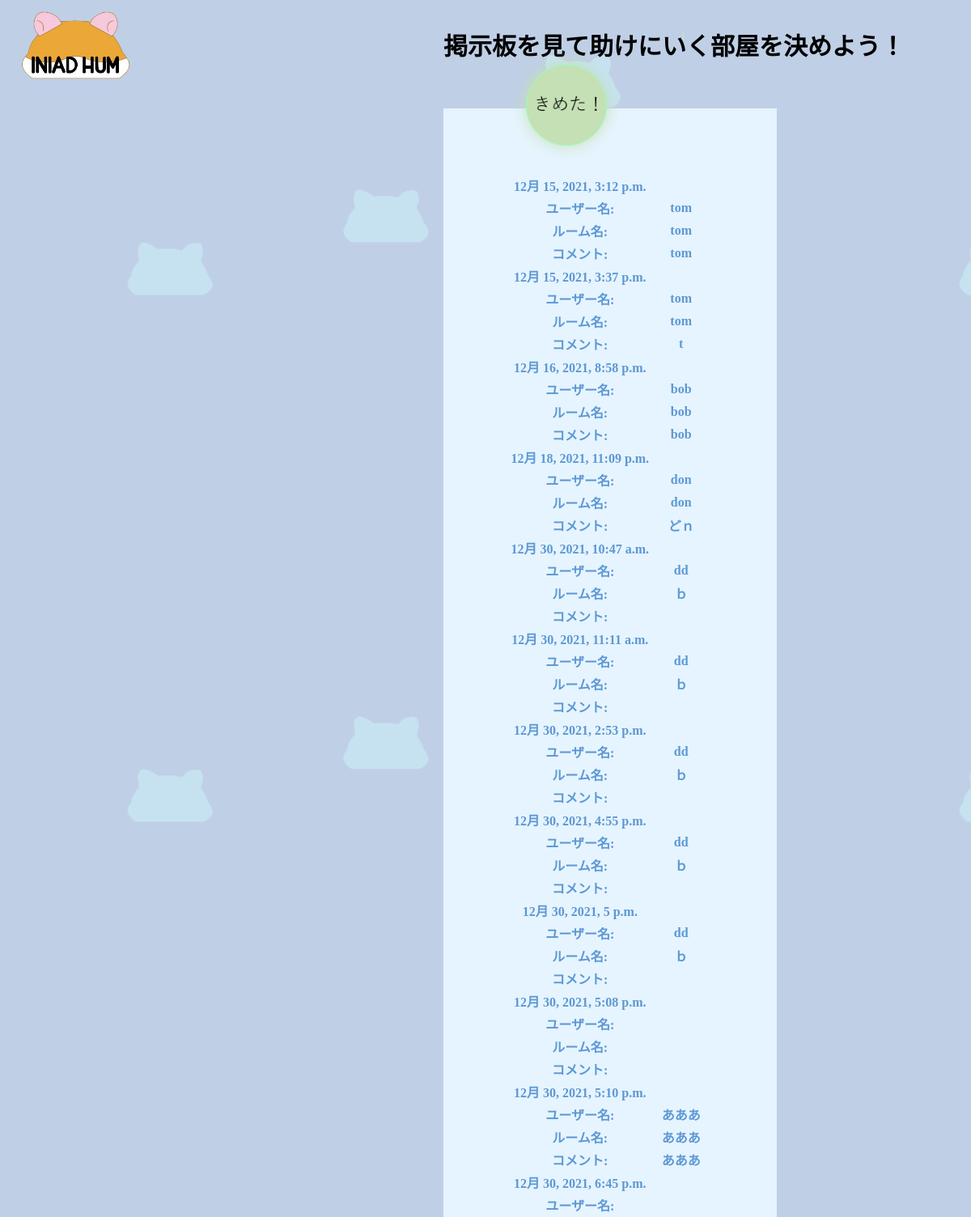
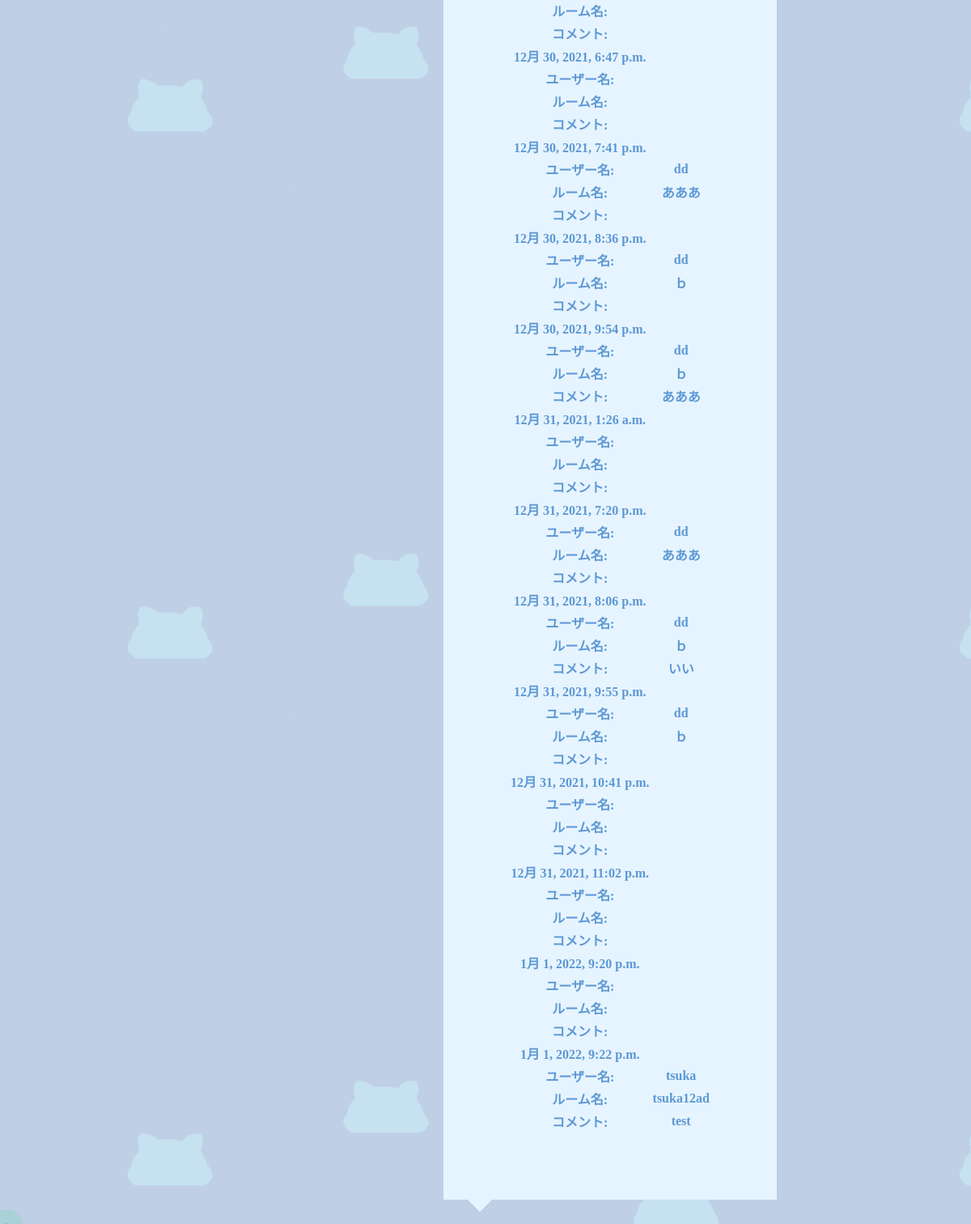
Screenshot of /game/home/match/ with the database file from the repository (2 pictures, top to bottom).
### game/models.py (models this page shows)
class Log(models.Model):
    username = models.CharField(max_length=256)
    roomname = models.CharField(max_length=256)
    comment = models.TextField(default='')
    time = models.DateTimeField(default=timezone.now)

### game/views.py (the view)
# urls.py: path('home/match/', views.match, name='match'),
def match(request):
    logs = Log.objects.all()
    data = {'logs' : logs}
    return render(request, 'game/match.html', data)

### templates/game/match.html (shortened to what this page needs)
{% load static %}
<!DOCTYPE html>
<html>
<head>
    <link type="text/css" rel="stylesheet" href="{% static 'css/style.css' %}">
    <link type="text/css" rel="stylesheet" href="{% static 'css/home.css' %}">
    <link type="text/css" rel="stylesheet" href="{% static 'css/match.css' %}">
</head>
<body>
    <div id = "title">
        <a href="{% url 'choice' %}"><image src="{% static 'images/game.png' %}" alt="ゲームロゴ" /></a>
        <span class="title">掲示板を見て助けにいく部屋を決めよう！</span>
    </div>
    <table class="box_show">
        {% for log in logs %}
        <tr>
            <td>{{ log.time }}</td>
        </tr>
        <tr>
            <td>ユーザー名:</td><td>{{ log.username }}</td>
        </tr>
        <tr>
            <td>ルーム名:</td><td>{{ log.roomname }}</td>
        </tr>
        <tr>
            <td>コメント:</td><td>{{log.comment }}</td>
        </tr>
        {% endfor %}
    </table>
    <a class="btn_help_" href="{% url 'chat' %}" target="_blank" rel="noopener" >
        <image src="{% static 'images/button_.png' %}" />
    </a>
</body>
</html>

### static/css/style.css (style rules this page uses)
body { height: 100vh; justify-content: center; align-items: center; cursor: none; background-color: rgb(191, 207, 230); background-image: url(../images/back_photo.png); animation: bgiLoop 5s linear infinite; }
@media (min-width: 1000px) { #title { display: flex; align-items: center; } }
@media (min-width: 1000px) { span.title { margin-left:370px; font-weight: bold; font-size:30px; } }
@media (min-width: 1000px) { div#title img { display: block; width: 170px; height: auto; border-radius:50px; } }

### static/css/match.css (style rules this page uses)
@media (min-width: 1000px) { .btn_help_ { position: fixed; display: flex; left: 650px; top: 80px; align-items: center; justify-content: center; width: 100px; height: 100px; border-radius: 50%; background-color: #C5E0B4; box-shadow: 0 0 20px #C5E0B4; cursor: pointer; } }
@media (min-width: 1000px) { .box_show { position: relative; left: 540px; padding: 5em 5em; margin: 2em 0; background: #e6f4ff; color: #5c98d4; font-weight: bold; } }
.btn_help_ img { width: 100%; }
.btn_help_::before, .pulse-btn::after { content: ""; display: block; position: absolute; top: 0; bottom: 0; left: 0; right: 0; margin: auto; width: 100%; height: 100%; border: 1px solid #9afcba; border-radius: 50%; box-sizing: border-box; pointer-events: none; animation: pulsate 2s linear infinite; }
.btn_help_::after { animation-delay: 1s; }
.box_show:after { position: absolute; content: ''; top: 100%; left: 30px; border: 15px solid transparent; border-top: 15px solid #e6f4ff; width: 0; height: 0; }
.box_show tr { margin: 0; padding: 0; }
table { text-align: center; }

### rows the page displays
Log: time "12月 15, 2021, 3:12 p.m.", username "tom", roomname "tom", comment "tom"
Log: time "12月 15, 2021, 3:37 p.m.", username "tom", roomname "tom", comment "t"
Log: time "12月 16, 2021, 8:58 p.m.", username "bob", roomname "bob", comment "bob"
Log: time "12月 18, 2021, 11:09 p.m.", username "don", roomname "don", comment "どｎ"
Log: time "12月 30, 2021, 10:47 a.m.", username "dd", roomname "ｂ"
Log: time "12月 30, 2021, 11:11 a.m.", username "dd", roomname "ｂ"
Log: time "12月 30, 2021, 2:53 p.m.", username "dd", roomname "ｂ"
Log: time "12月 30, 2021, 4:55 p.m.", username "dd", roomname "ｂ"
Log: time "12月 30, 2021, 5 p.m.", username "dd", roomname "ｂ"
Log: time "12月 30, 2021, 5:08 p.m."
Log: time "12月 30, 2021, 5:10 p.m.", username "あああ", roomname "あああ", comment "あああ"
Log: time "12月 30, 2021, 6:45 p.m."
Log: time "12月 30, 2021, 6:47 p.m."
Log: time "12月 30, 2021, 7:41 p.m.", username "dd", roomname "あああ"
Log: time "12月 30, 2021, 8:36 p.m.", username "dd", roomname "ｂ"
Log: time "12月 30, 2021, 9:54 p.m.", username "dd", roomname "ｂ", comment "あああ"
Log: time "12月 31, 2021, 1:26 a.m."
Log: time "12月 31, 2021, 7:20 p.m.", username "dd", roomname "あああ"
Log: time "12月 31, 2021, 8:06 p.m.", username "dd", roomname "ｂ", comment "いい"
Log: time "12月 31, 2021, 9:55 p.m.", username "dd", roomname "ｂ"
Log: time "12月 31, 2021, 10:41 p.m."
Log: time "12月 31, 2021, 11:02 p.m."
Log: time "1月 1, 2022, 9:20 p.m."
Log: time "1月 1, 2022, 9:22 p.m.", username "tsuka", roomname "tsuka12ad", comment "test"
